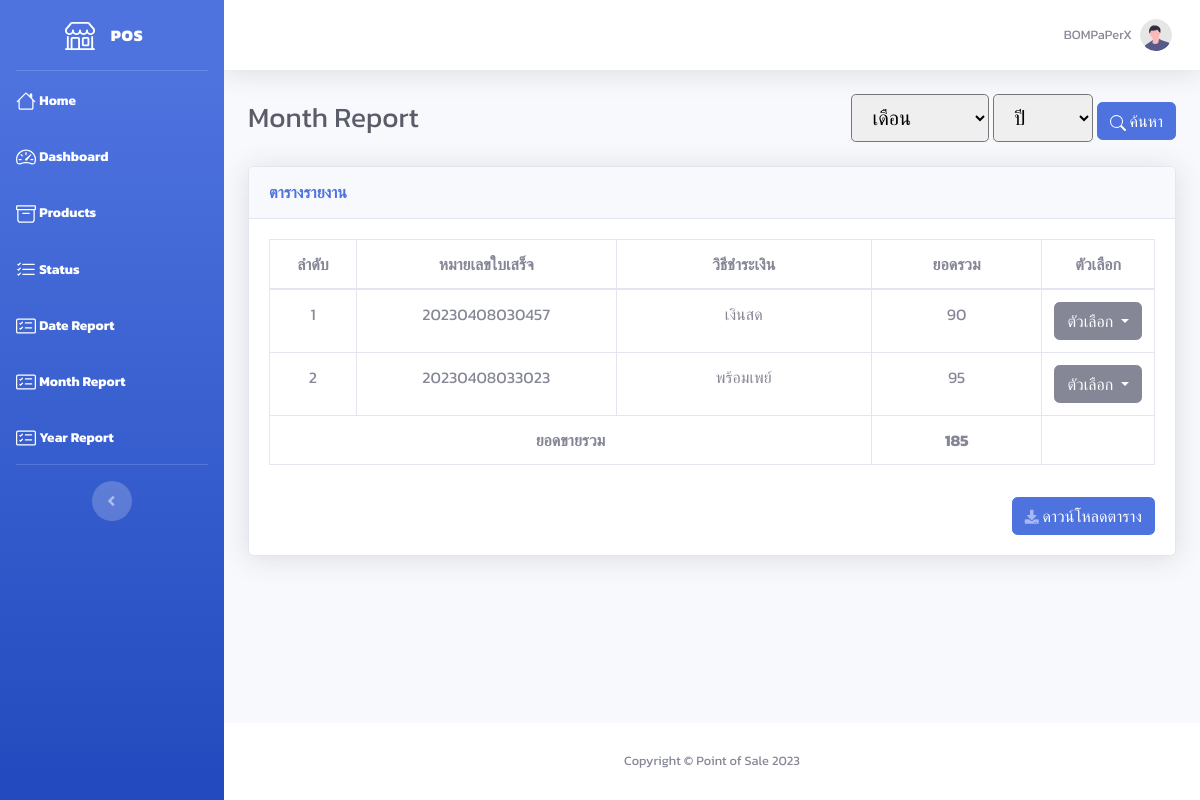
Before: /report_payment_month.php (signed in) with the older database file.
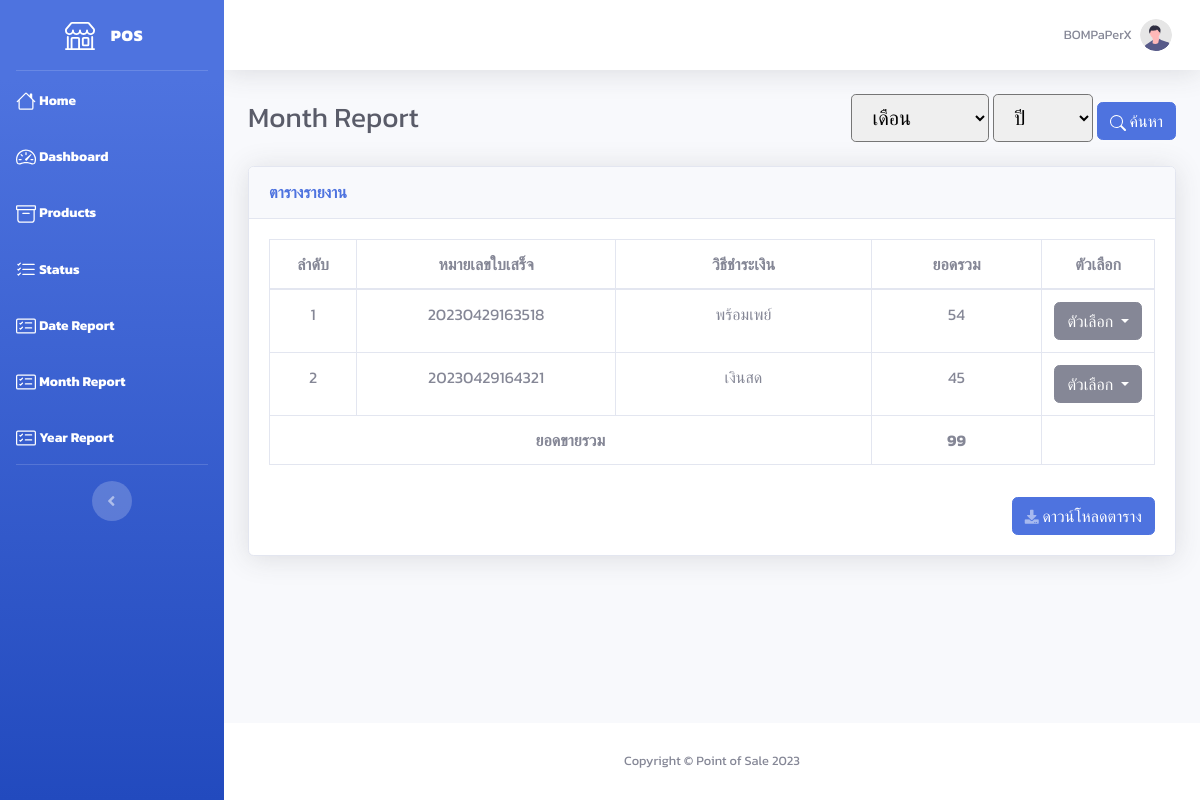
After: the same page with the newer database file.
### tables this page shows
CREATE TABLE `payment` (
  `payment_id` int(10) NOT NULL,
  `no_receipt` varchar(255) NOT NULL,
  `method` tinyint(1) NOT NULL COMMENT '0=cash\r\n1=qrcode',
  `timestamp` timestamp NOT NULL DEFAULT current_timestamp(),
  `status` tinyint(1) NOT NULL DEFAULT 0
);

CREATE TABLE `record` (
  `record_id` int(10) NOT NULL,
  `no_receipt` varchar(255) NOT NULL,
  `product_id` int(10) NOT NULL,
  `quantity` int(255) NOT NULL,
  `net_price` int(255) NOT NULL
);

### report_payment_month.php (the view, shortened to what the changed rows need)
<!DOCTYPE html>
<html lang="en">
<?php
require 'include/connect.php';
include 'include/header.php';
$user_id = $_SESSION['user_id'];
$report_data = $connect->prepare("SELECT * FROM payment INNER JOIN record ON payment.no_receipt = record.no_receipt INNER JOIN product ON record.product_id = product.product_id WHERE user_id = '$user_id' GROUP BY record.no_receipt");
$report_data->execute();
$row_report = $report_data->fetchAll(PDO::FETCH_ASSOC);
?>
<body id="page-top">
    <div id="wrapper">
        <div id="content-wrapper" class="d-flex flex-column">
            <div id="content">
                <div class="container-fluid">
                    <div class="d-sm-flex align-items-center justify-content-between mb-4">
                        <h1 class="h3 mb-0 text-gray-800">Month Report</h1>
                    </div>
                    <div class="card shadow mb-4">
                        <div class="card-body">
                            <div class="table-responsive">
                                <table class="table table-bordered" id="Table" width="100%" cellspacing="0">
                                    <thead>
                                        <tr>
                                            <th width="10%" class="text-center">ลำดับ</th>
                                            <th width="30%" class="text-center">หมายเลขใบเสร็จ</th>
                                            <th width="30%" class="text-center">วิธีชำระเงิน</th>
                                            <th width="20%" class="text-center">ยอดรวม</th>
                                            <th width="10%" class="text-center">ตัวเลือก</th>
                                        </tr>
                                    </thead>
                                    <tbody>
                                        <?php
                                        $all_price = 0;
                                        $j = 1;
                                        foreach ($row_report as $row) {
                                            $price = $connect->prepare("SELECT net_price, quantity FROM record WHERE no_receipt = '" . $row['no_receipt'] . "'");
                                            $price->execute();
                                            $row_price = $price->fetchAll(PDO::FETCH_ASSOC);
                                            $total_price = 0;
                                            foreach ($row_price as $rp) {
                                                $total_price += $rp['net_price'] * $rp['quantity'];
                                            }
                                            $all_price += $total_price;
                                        ?>
                                            <tr>
                                                <td class="text-center"><?= $j++ ?></td>
                                                <td class="text-center"><?= $row['no_receipt'] ?></td>
                                                <td class="text-center"><?= $row['method'] == 1 ? 'พร้อมเพย์' : 'เงินสด' ?></td>
                                                <td class="text-center"><?= $total_price ?></td>
                                                <td class="text-center">
                                                    <div class="dropdown">
                                                        <button class="btn btn-secondary dropdown-toggle" type="button" data-toggle="dropdown" aria-expanded="false">
                                                            ตัวเลือก
                                                        </button>
                                                    </div>
                                                </td>
                                            </tr>
                                        <?php } ?>
                                    </tbody>
                                    <tfoot>
                                        <tr>
                                            <th colspan="3" class="text-center">ยอดขายรวม</th>
                                            <th class="text-center"><?= $all_price ?></th>
                                            <th></th>
                                        </tr>
                                    </tfoot>
                                </table>
                            </div>
                        </div>
                    </div>
                </div>
            </div>
        </div>
    </div>
</body>
</html>

Changed rows visible on the page:
removed payment: record.no_receipt "20230408030457", method "เงินสด", total_price "90"
removed payment: record.no_receipt "20230408033023", method "พร้อมเพย์", total_price "95"
added payment: record.no_receipt "20230429163518", method "พร้อมเพย์", total_price "54"
added payment: record.no_receipt "20230429164321", method "เงินสด", total_price "45"
Other visible differences:
$all_price: "185" → "99"
